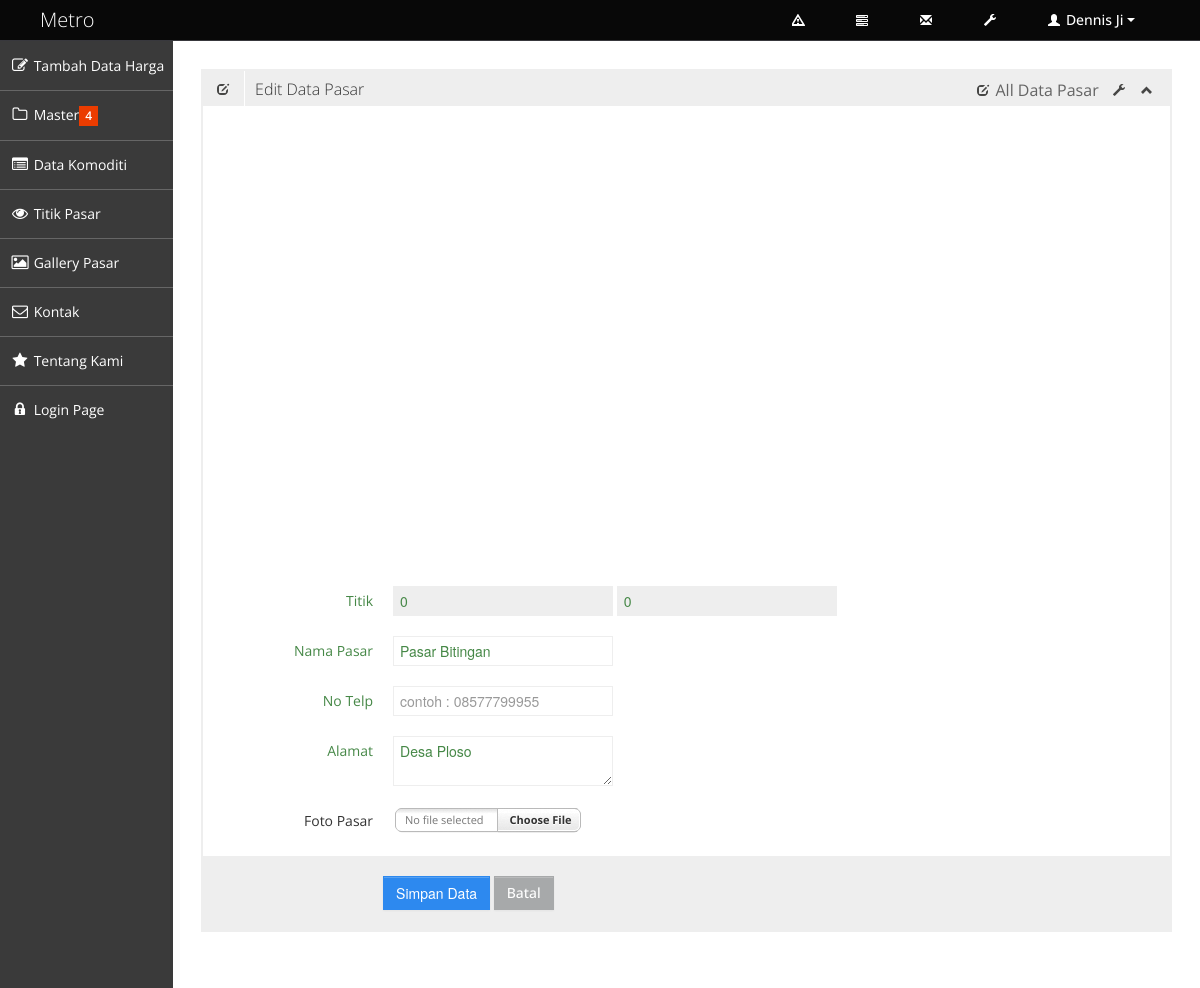
/index.php?page=editP&id_pasar=2, run on the app's committed database.
### tables this page shows
CREATE TABLE IF NOT EXISTS `pasar` (
  `id_pasar` int(11) NOT NULL,
  `lat` double NOT NULL,
  `lng` double NOT NULL,
  `nama_pasar` varchar(30) NOT NULL,
  `telp` varchar(20) NOT NULL DEFAULT '-',
  `alamat` text NOT NULL,
  `gambar` varchar(50) DEFAULT NULL
);

### edit_pasar.php (the view, shortened to what this page needs)
<?php
	if (!$_GET['id_pasar']=="") {
		$id = $_GET['id_pasar'];
		$sql = mysql_query("SELECT * FROM pasar where id_pasar='$id'")
			or die (mysql_error());
		if(mysql_num_rows($sql) == 0){
        echo '<script>window.history.back()</script>';
    }else{
		$data = mysql_fetch_array($sql);
	}
	}
?>
			<div class="row-fluid sortable">
				<div class="box span12">
					<div class="box-header" data-original-title>
						<h2><i href="#" class="halflings-icon edit"></i><span class="break"></span>Edit Data Pasar</h2>
						<div class="box-icon">
							<a href="?page=tampilP" "><i class="halflings-icon edit"></i> All Data Pasar</a>
							<a href="#" class="btn-setting"><i class="halflings-icon wrench"></i></a>
							<a href="#" class="btn-minimize"><i class="halflings-icon chevron-up"></i></a>
						</div>
					</div>
					<div class="box-content">
					<div id="map" style="width:100%;height: 470px;"></div>
						<form class="form-horizontal" action="update_P.php" method="POST">
						  <fieldset>
							<div class="control-group success">
								<label class="control-label" for="inputSuccess">Titik</label>
								<div class="controls">
								  <input type="text" required name='lat' value="<?php echo $data['lat']; ?>" readonly >
								  <input type="text" required name='lng' value="<?php echo $data['lng']; ?>" readonly >
								</div>
							</div>
							<div class="control-group success">
								<label class="control-label" for="inputSuccess">Nama Pasar</label>
								<div class="controls">
								  <input type="text" required name='nama_pasar' id="inputSuccess" value="<?php echo $data['nama_pasar']; ?>" placeholder="contoh : Pasar Brayung">
								</div>
							</div>
							<div class="control-group success">
								<label class="control-label" for="inputSuccess">No Telp</label>
								<div class="controls">
								  <input type="text" required name='telp' id="inputSuccess" value="<?php echo $data['telp']; ?>" placeholder="contoh : 08577799955">
								</div>
							</div>
							<div class="control-group success">
								<label class="control-label" >Alamat</label>
								<div class="controls col-sm-8">
								  <textarea name="alamat" id="inputSuccess"><?php echo $data['alamat']; ?></textarea>
								</div>
							</div>
							<div class="control-group">
							  <label class="control-label" for="fileInput">Foto Pasar</label>
							  <div class="controls">
							  </div>
							</div>
							<div class="form-actions">
							  <button type="submit" class="btn btn-primary" value="tambah">Simpan Data</button>
							  <a href="?page=tampilP" class="btn ">Batal</a>
							</div>
						  </fieldset>
						</form>
					</div>
					</div>
				</div>
			</div>

### css/style.css (style rules this page uses)
body { background: #F5F5F5; color: #333; border: none; font-family: 'Open Sans', sans-serif; font-weight: 400; }
h2 { font-size: 16px; line-height: 16px; }
.box { border: 2px solid #eee; background: #fff !important; margin-bottom: 28px; }
.box-header { height: 16px; font-size: 16px; line-height: 16px; padding: 10px; background: #eee; -webkit-box-shadow: none; -moz-box-shadow: none; box-shadow: none; overflow: hidden; }
.box-header h2 { float:left; margin-top: 0px; font-weight: 300; }
.box-header h2 i { margin: 0px 3px 0px 4px; opacity: .8; filter: alpha(opacity=80); -ms-filter:"progid:DXImageTransform.Microsoft.Alpha(Opacity=80)"; }
.box-header .box-icon { float:right; margin-top: 1px; }
.box-header .box-icon i { -webkit-transition: all 0.1s ease-in-out; -moz-transition: all 0.1s ease-in-out; -o-transition: all 0.1s ease-in-out; -ms-transition: all 0.1s ease-in-out; transition: all 0.1s ease-in-out; opacity: .8; filter: alpha(opacity=80); -ms-filter:"progid:DXImageTransform.Microsoft.Alpha(Opacity=80)"; }
.box-header .box-icon a { margin: 0px 5px; }
.box-content { position: relative; z-index: 50; margin-top: -1px; padding: 10px; background: #fff !important; }
.form-actions { padding: 19px 20px 20px; margin: 20px -10px -30px -10px; background-color: #eee; border-top: 1px solid #eee; *zoom: 1; }
.form-actions:before, .form-actions:after { display: table; line-height: 0; content: ""; }
.form-actions:after { clear: both; }
.btn { display: inline-block; padding: 6px 12px; margin-bottom: 0; font-size: 14px; font-weight: 500; line-height: 20px; text-align: center; white-space: nowrap; vertical-align: middle; cursor: pointer; border: 1px solid #a7a9aa; -webkit-border-radius: 0px !important; border-radius: 0px !important; }
.btn { color: #ffffff; background-color: #a7a9aa; border-color: #a7a9aa; background-image: none; filter: none; text-shadow: none; }
.btn-primary { background-color: #2D89EF; border-color: #2D89EF; }

### css/halflings.css (style rules this page uses)
html, html .halflings { -webkit-font-smoothing: antialiased !important; }
.halflings-icon { display: inline-block; width: 14px; height: 14px; line-height: 14px; vertical-align: text-top; background-image: url(../img/glyphicons_halflings.svg); background-position: 0 0; background-repeat: no-repeat; vertical-align: top; *display: inline; *zoom: 1; *margin-right: .3em; }
.halflings-icon.edit { background-position: -96px -72px; }
.halflings-icon.chevron-up { background-position: -288px -120px; }
.halflings-icon.wrench { background-position: -360px -144px; }

### data on the page
pasar: lat "0", lng "0", nama_pasar "Pasar Bitingan", alamat "Desa Ploso"
